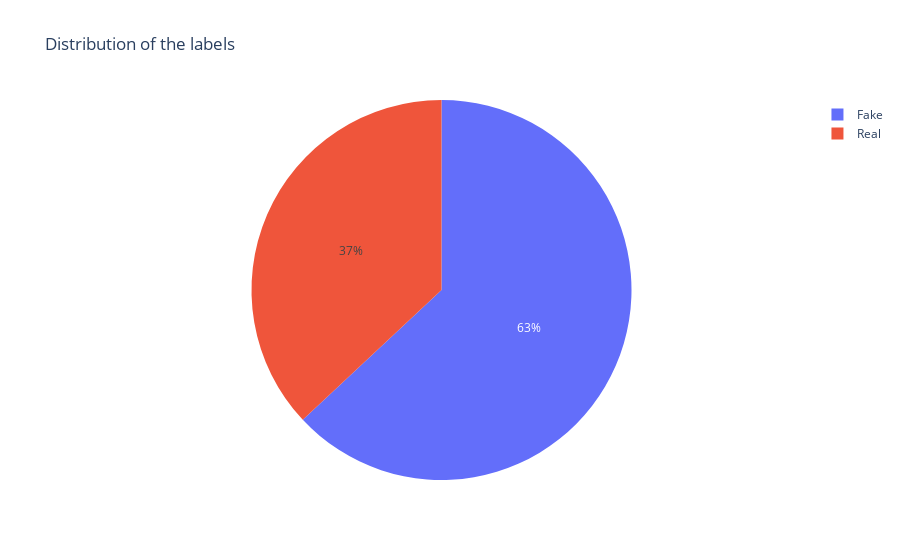

Here is the notebook cell this chart was saved with:
### Markdown cell above
# Discover and Visualize Data to gain Insight

### Code cell
# check the distribution of the labels
px.pie(names=news['label'].value_counts().index, 
       values=news['label'].value_counts(), title='Distribution of the labels')

### Figure 1 — Plotly figure (JSON) as saved in the notebook; plotly's stock layout.template omitted (floating-point values rounded to 4 significant figures)
{"data": [{"domain": {"x": [0, 1], "y": [0, 1]}, "hovertemplate": "label=%{label}<br>value=%{value}<extra></extra>", "labels": ["Fake", "Real"], "legendgroup": "", "name": "", "showlegend": true, "type": "pie", "values": [1292, 758]}], "layout": {"legend": {"tracegroupgap": 0}, "title": {"text": "Distribution of the labels"}}}
